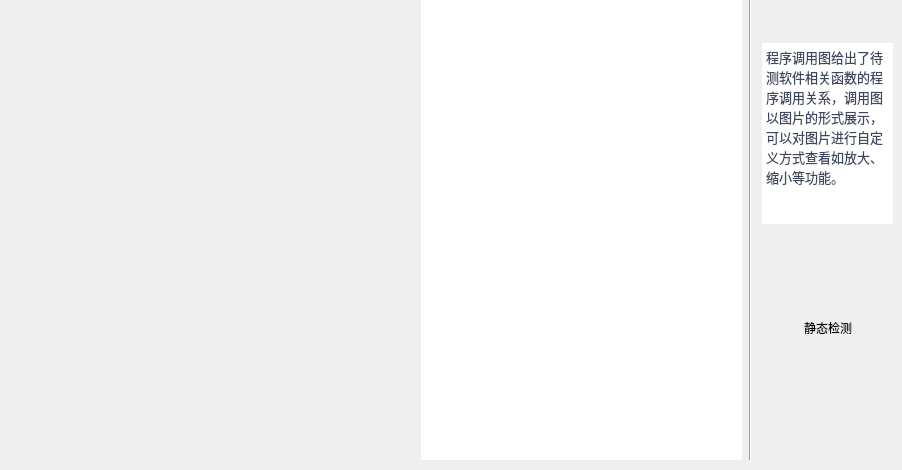
      <widget class="QWidget" name="tab_5">
       <attribute name="title">
        <string>        程序调用图        </string>
       </attribute>
       <widget class="Line" name="line_11">
        <property name="geometry">
         <rect>
          <x>740</x>
          <y>-1</y>
          <width>20</width>
          <height>461</height>
         </rect>
        </property>
        <property name="orientation">
         <enum>Qt::Vertical</enum>
        </property>
       </widget>
       <widget class="QLabel" name="label_27">
        <property name="geometry">
         <rect>
          <x>794</x>
          <y>229</y>
          <width>71</width>
          <height>91</height>
         </rect>
        </property>
        <property name="styleSheet">
         <string notr="true">image: url(:/res/image/config.png);</string>
        </property>
        <property name="text">
         <string/>
        </property>
       </widget>
       <widget class="QTextBrowser" name="textBrowser_3">
        <property name="geometry">
         <rect>
          <x>762</x>
          <y>43</y>
          <width>131</width>
          <height>181</height>
         </rect>
        </property>
        <property name="styleSheet">
         <string notr="true">color:rgb(62, 71, 94);
font: 10pt &quot;文泉驿正黑&quot;;</string>
        </property>
        <property name="frameShape">
         <enum>QFrame::NoFrame</enum>
        </property>
        <property name="html">
         <string>&lt;!DOCTYPE HTML PUBLIC &quot;-//W3C//DTD HTML 4.0//EN&quot; &quot;http://www.w3.org/TR/REC-html40/strict.dtd&quot;&gt;
&lt;html&gt;&lt;head&gt;&lt;meta name=&quot;qrichtext&quot; content=&quot;1&quot; /&gt;&lt;style type=&quot;text/css&quot;&gt;
p, li { white-space: pre-wrap; }
&lt;/style&gt;&lt;/head&gt;&lt;body style=&quot; font-family:'文泉驿正黑'; font-size:10pt; font-weight:400; font-style:normal;&quot;&gt;
&lt;p style=&quot; margin-top:0px; margin-bottom:0px; margin-left:0px; margin-right:0px; -qt-block-indent:0; text-indent:0px; -qt-user-state:131073;&quot;&gt;程序调用图给出了待测软件相关函数的程序调用关系，调用图以图片的形式展示，可以对图片进行自定义方式查看如放大、缩小等功能。&lt;/p&gt;&lt;/body&gt;&lt;/html&gt;</string>
        </property>
       </widget>
       <widget class="QLabel" name="label_28">
        <property name="geometry">
         <rect>
          <x>804</x>
          <y>320</y>
          <width>59</width>
          <height>15</height>
         </rect>
        </property>
        <property name="text">
         <string>静态检测</string>
        </property>
       </widget>
       <widget class="QLabel" name="label_29">
        <property name="geometry">
         <rect>
          <x>768</x>
          <y>20</y>
          <width>16</width>
          <height>16</height>
         </rect>
        </property>
        <property name="styleSheet">
         <string notr="true">image: url(:/res/image/move.png);</string>
        </property>
        <property name="text">
         <string/>
        </property>
       </widget>
       <widget class="QWidget" name="gridLayoutWidget">
        <property name="geometry">
         <rect>
          <x>0</x>
          <y>0</y>
          <width>421</width>
          <height>461</height>
         </rect>
        </property>
        <layout class="QGridLayout" name="windowLayout"/>
       </widget>
       <widget class="QTableWidget" name="tableWidget_route">
        <property name="geometry">
         <rect>
          <x>421</x>
          <y>-1</y>
          <width>321</width>
          <height>461</height>
         </rect>
        </property>
        <property name="frameShape">
         <enum>QFrame::NoFrame</enum>
        </property>
        <attribute name="horizontalHeaderVisible">
         <bool>false</bool>
        </attribute>
        <attribute name="verticalHeaderVisible">
         <bool>false</bool>
        </attribute>
       </widget>
      </widget>
